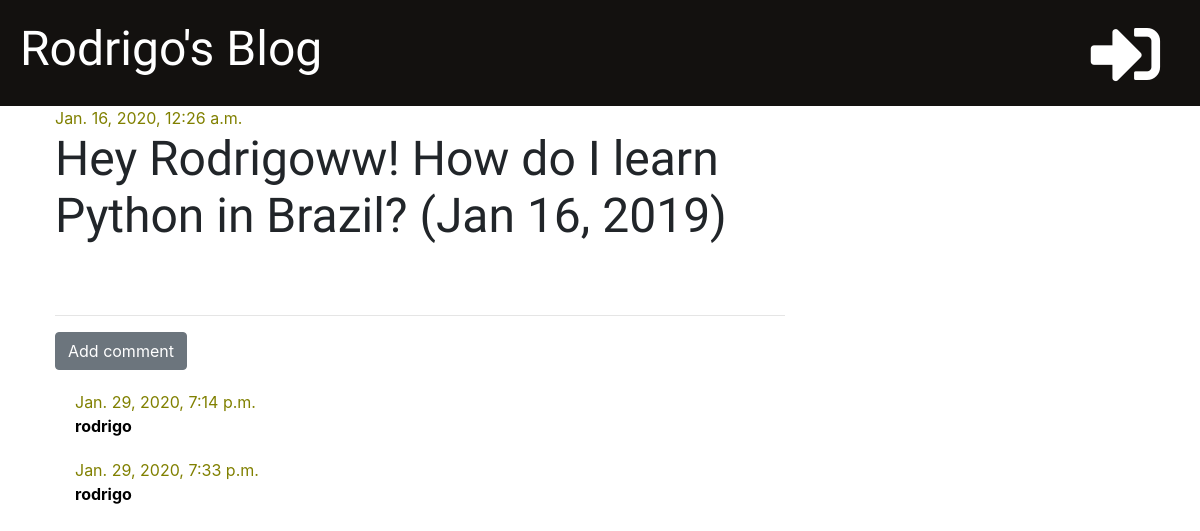
The app's page /post/2/ with its own data.
### project/models.py (models this page shows, shortened)
class Post(models.Model):
    author = models.ForeignKey('auth.User', on_delete=models.CASCADE)
    title = models.CharField(max_length=200)
    text = models.TextField()
    created_date = models.DateTimeField(default=timezone.now)
    published_date = models.DateTimeField(blank=True, null=True)

class Comment(models.Model):
    post = models.ForeignKey('project.Post', on_delete=models.CASCADE, related_name='comments')
    author = models.CharField(max_length=200)
    text = models.TextField()
    created_date = models.DateTimeField(default=timezone.now)
    approved = models.BooleanField(default=False)

### project/views.py (the view)
# urls.py: path('post/<int:pk>/', views.post_detail, name='post_detail'),
def post_detail(request, pk):
    post = get_object_or_404(Post, pk=pk)
    stuff_for_frontend = {'post': post}
    return render(request, 'project/post_detail.html', stuff_for_frontend)

### project/templatetags/markdownify.py (called while the page is built)
@register.filter
def markdown(value):
    renderer = HighlightRenderer()
    markdown = mistune.Markdown(renderer=renderer)
    return markdown(value)

### project/templates/project/post_detail.html (shortened to what this page needs)
{% extends 'project/base.html' %}
{% load markdownify %}
{% block content %}
    <div class='post'>
        {% if post.published_date %}
            <div class='date'>
                {{ post.published_date }}
            </div>
        {% else %}
            <a href="{% url 'post_publish' pk=post.pk %}" class="btn btn-primary">Publish</a>
        {% endif %}
        <h1>{{ post.title }}</h1>
    </div>
    <hr>
    <a href="{% url 'add_comment_to_post' pk=post.pk %}" class="btn btn-secondary" >Add comment</a>
    {% for comment in post.comments.all %}
        {% if user.is_authenticated or comment.approved %}
            <div class="comment">
                <div class="date">
                    {{ comment.created_date }}
                </div>
                <strong>{{ comment.author }}</strong>
            </div>
        {% endif %}
    {% empty %}
        <p>No comments yet...</p>
    {% endfor %}
{% endblock %}

### project/static/css/project.css (style rules this page uses)
h1, h2, h3, h4 { font-family: 'Tangerine', 'Inconsolata', 'Droid Sans', serif; font-size: 48px; }
.date { color: olive }
.post { margin-bottom: 70px; }
.comment { color: black; margin: 20px 0px 20px 20px; }

### records on screen
Post: published_date "Jan. 16, 2020, 12:26 a.m.", title "Hey Rodrigoww! How do I learn Python in Brazil? (Jan 16, 2019)"
Comment: created_date "Jan. 29, 2020, 7:14 p.m.", author "rodrigo"
Comment: created_date "Jan. 29, 2020, 7:33 p.m.", author "rodrigo"
